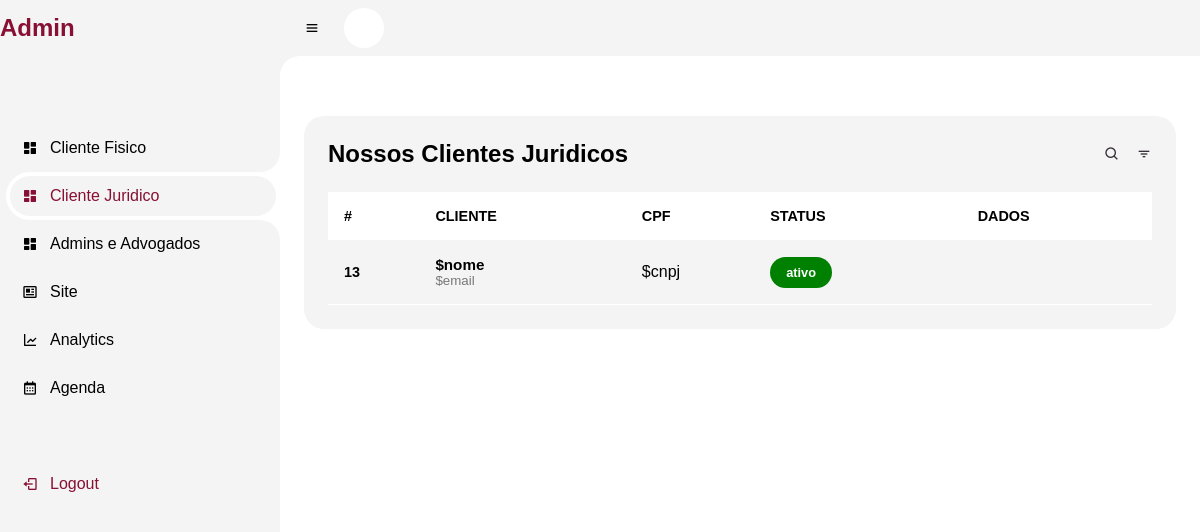
The page /clienteJ.php on the database as committed earlier.
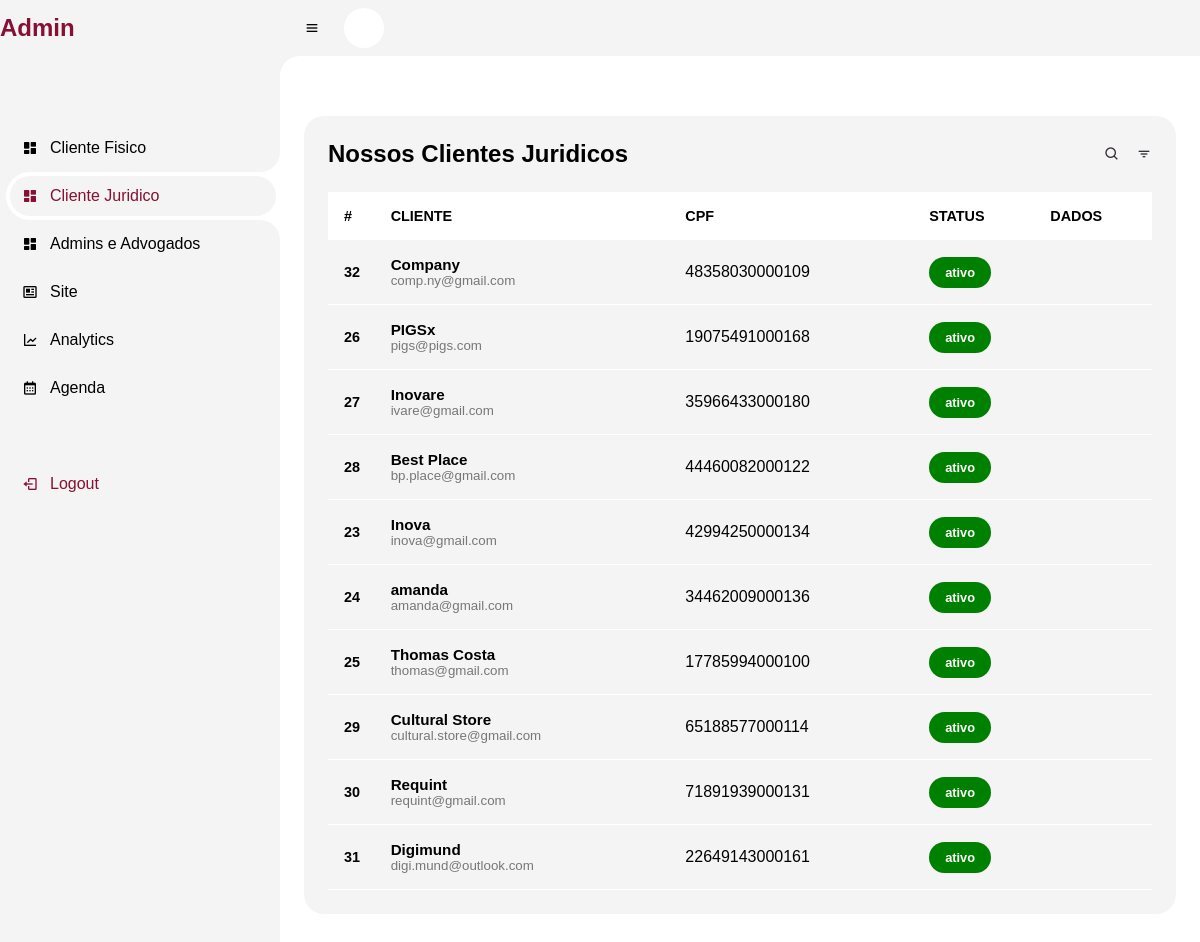
The same page on the database as committed later.
### tables this page shows
CREATE TABLE IF NOT EXISTS `tb_cliente_juridico` (
  `cod` int(11) NOT NULL AUTO_INCREMENT,
  `nome` varchar(100) NOT NULL,
  `email` varchar(100) NOT NULL,
  `celular` varchar(15) NOT NULL,
  `endereco` varchar(100) NOT NULL,
  `cidade` varchar(50) NOT NULL,
  `senha` varchar(32) NOT NULL,
  `cnpj` varchar(15) NOT NULL,
  `foto` varchar(100) NOT NULL,
  `status` varchar(10) NOT NULL,
  PRIMARY KEY (`cod`)
);

### clienteJ.php (the view, shortened to what this page needs)
<?php
include('menu-admin.php');
?>
<html lang="en">
<head>
    <link rel="stylesheet" href="css/admin.css">
    <link rel="stylesheet" href="https://maxst.icons8.com/vue-static/landings/line-awesome/line-awesome/1.3.0/css/line-awesome.min.css">
</head>
<body class="dark">
    <section id=content>
        <main>
            <?php
            require('connect.php');
            $perfis = mysqli_query($con, "SELECT * FROM `tb_cliente_juridico`");
            echo   "<div class=table-data>";
            echo    "<div class=order>";
            echo      "<div class=head>";
            echo          " <h3>Nossos Clientes Juridicos</h3>";
            echo            "<i class='bx bx-search'></i>";
            echo            "<i class='bx bx-filter'></i>";
            echo       "</div>";
            echo       "<table width=100%>";
            echo              "<thead>";
            echo                "<tr>";
            echo                     "<th>#</th>";
            echo                    "<th></span>CLIENTE</th>";
            echo                    "<th></span>CPF</th>";
            echo                  "<th></span>STATUS</th>";
            echo                  "<th></span>DADOS</th>";
            while($perfil = mysqli_fetch_array($perfis)){
            echo             "</tr>";
            echo        "</thead>";
            echo        "<tbody>";
            echo          "<tr>";
            echo              "<td class=cod>$perfil[cod]</td>";
            echo             "<td>";
            echo   "<div class=client>";
            echo   "<div class=client-info>";
            echo  "<h4>$perfil[nome]</h4>";
            echo  "<small>$perfil[email]</small>";
            echo   "</div>";
            echo  "</div>";
            echo  "</td>";
            echo  "<td>$perfil[cnpj]</td>";
            echo  "<td>";
            echo  "<span class=status>ativo</span>";
            echo "</td>";
            echo  "<td>";
            echo "</td>";
        }
            echo  "</tr>";
            echo        "</tbody>";
            echo   "</table>";
            echo   "</div>";
            ?>
        </main>
    </section>
</body>
</html>

Rows that differ between the two databases and show on the page:
removed tb_cliente_juridico: cod "13", nome "$nome", email "$email", cnpj "$cnpj"
added tb_cliente_juridico: cod "32", nome "Company", email "comp.ny@gmail.com", cnpj "48358030000109"
added tb_cliente_juridico: cod "26", nome "PIGSx", email "pigs@pigs.com", cnpj "19075491000168"
added tb_cliente_juridico: cod "27", nome "Inovare", email "ivare@gmail.com", cnpj "35966433000180"
added tb_cliente_juridico: cod "28", nome "Best Place", email "bp.place@gmail.com", cnpj "44460082000122"
added tb_cliente_juridico: cod "23", nome "Inova", email "inova@gmail.com", cnpj "42994250000134"
added tb_cliente_juridico: cod "24", nome "amanda", email "amanda@gmail.com", cnpj "34462009000136"
added tb_cliente_juridico: cod "25", nome "Thomas Costa", email "thomas@gmail.com", cnpj "17785994000100"
added tb_cliente_juridico: cod "29", nome "Cultural Store", email "cultural.store@gmail.com", cnpj "65188577000114"
added tb_cliente_juridico: cod "30", nome "Requint", email "requint@gmail.com", cnpj "71891939000131"
added tb_cliente_juridico: cod "31", nome "Digimund", email "digi.mund@outlook.com", cnpj "22649143000161"
